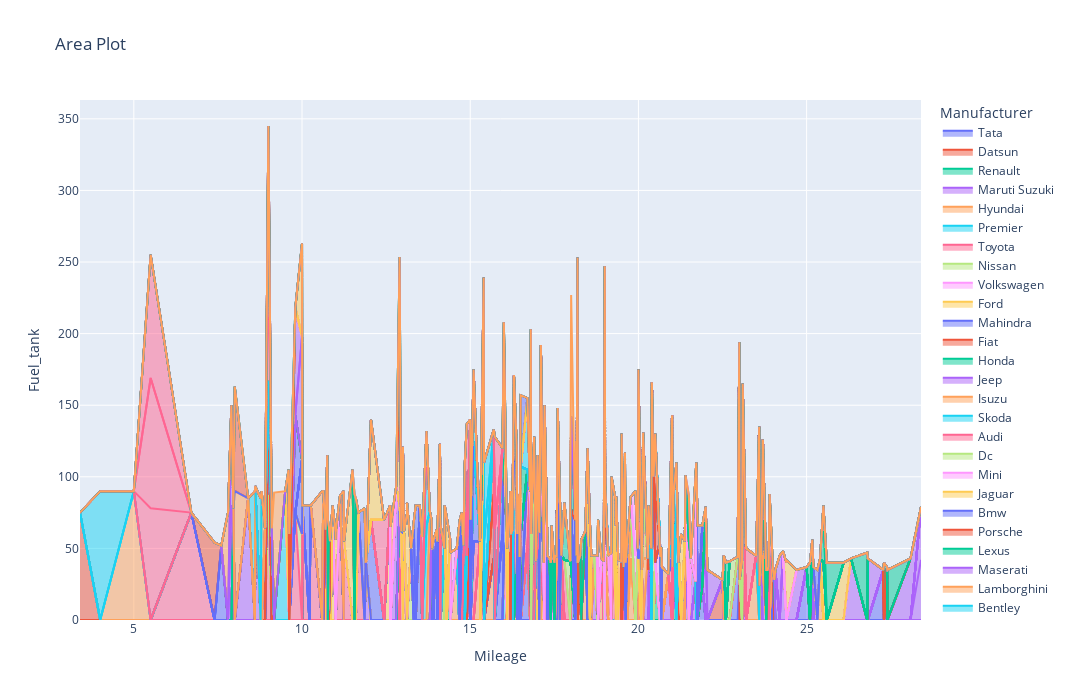

Notebook code for this chart:
### Code cell
fig = px.area(df, x = 'Mileage', y = 'Fuel_tank', color = 'Manufacturer', line_group = 'Model', height = 700 , width = 1200 , title = 'Area Plot')
fig.show()
